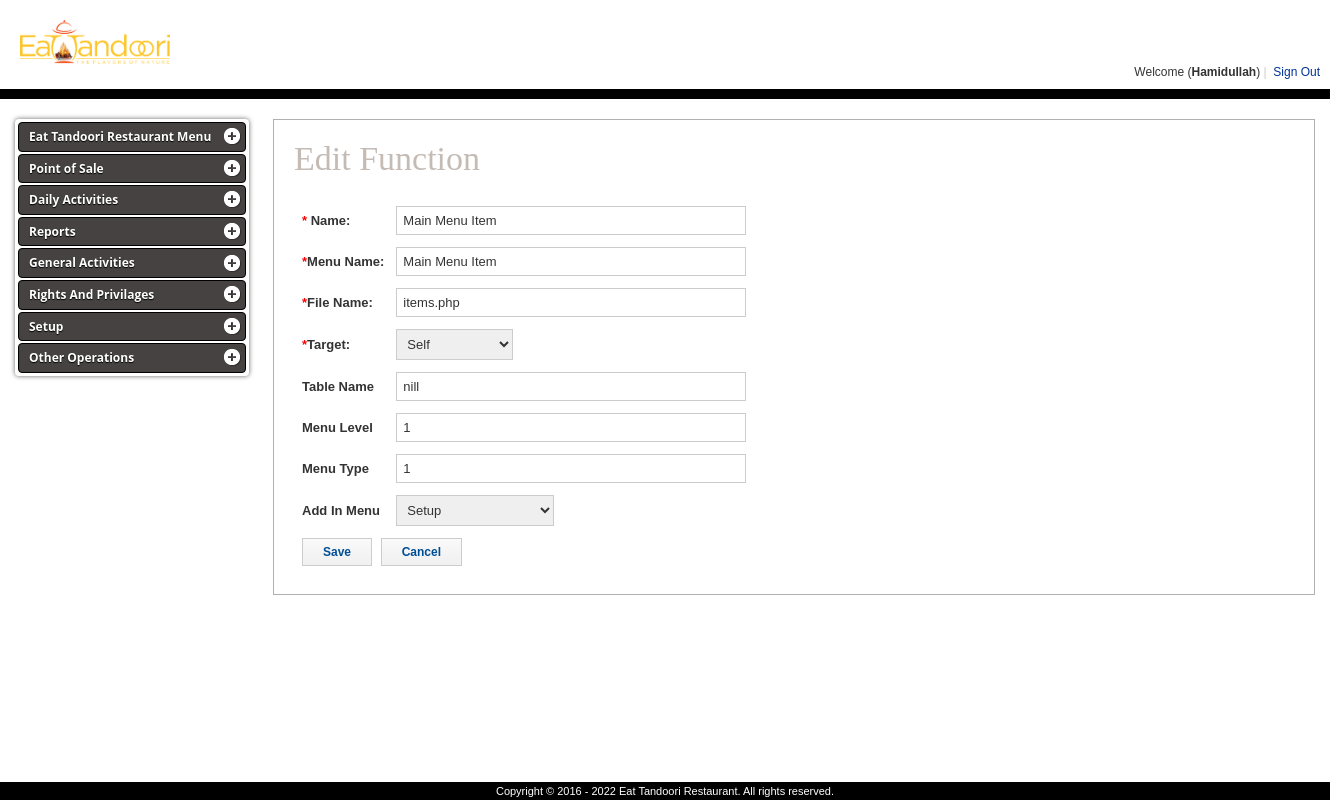
Page /edit_function.php?id=7 (signed in) on the committed database.
### tables this page shows
CREATE TABLE `res_functions` (
  `function_code` int(11) NOT NULL,
  `function_name` varchar(50) NOT NULL,
  `menu_name` varchar(50) NOT NULL,
  `file_name` varchar(50) NOT NULL,
  `target` varchar(20) NOT NULL,
  `table_name` varchar(50) DEFAULT NULL,
  `menu_level` int(11) NOT NULL DEFAULT '1',
  `menu_type` int(11) NOT NULL DEFAULT '1',
  `srno` int(11) NOT NULL,
  `menu_head` varchar(100) DEFAULT NULL
);

### edit_function.php (the view, shortened to what this page needs)
<?php
require_once('sessions/mysessionscript.php');
$functionCode = $_GET['id'];
$mgtQry = mysqli_query($cn, "select * from res_functions where function_code = '$functionCode'");
$mgtRow=mysqli_fetch_array($mgtQry);
$sqlMenu = "select distinct menu_head menuhead from res_functions";
$res = mysqli_query($cn, $sqlMenu) or die(mysqli_error($cn));
$arrData=array();
while($data= mysqli_fetch_assoc($res)) $arrData[] = $data['menuhead'];
?>
<!DOCTYPE html PUBLIC "-//W3C//DTD XHTML 1.0 Transitional//EN" "http://www.w3.org/TR/xhtml1/DTD/xhtml1-transitional.dtd">
<html xmlns="http://www.w3.org/1999/xhtml">
<head>
    <link href="css/styles.css" type="text/css" rel="stylesheet" />
    <link href="css/jquery-ui.css" type="text/css" rel="stylesheet" />
</head>
<body>
<?php include 'include/header.php' ?>
<div class="admin-greyBg">
    <div class="admin-wrapper">
        <div id="admin-leftNav" class="admin-fLeft">
            <?php include 'include/left_nav.php' ?>
        </div>
        <div id="admin-body" class="admin-fRight">
            <h1>Edit Function </h1>
            <form action="edit_function_confirm.php?id=<?php echo $_GET['id']; ?>" method="post" enctype="multipart/form-data" style="margin:0; padding:0;">
                <table border="0" cellspacing="4" cellpadding="4">
                    <tr>
                        <td><strong><span class="redColor">*</span> Name:</strong></td>
                        <td><input type="text" name="name" id="name" value="<?=$mgtRow['function_name'];?>" class="admin-inputBox" maxlength="50" size="40" onkeypress="return validateQty(event);"/></td>
                    </tr>
                    <tr>
                        <td><strong><span class="redColor">*</span>Menu Name:</strong></td>
                        <td>
                            <input type="text" name="menuname" id="menuname" value="<?=$mgtRow['menu_name'];?>" class="admin-inputBox" maxlength="50" size="40" onkeypress="return validateQty(event);"/>
                        </td>
                    </tr>
                    <tr>
                        <td><strong><span class="redColor">*</span>File Name:</strong></td>
                        <td>
                            <input type="text" name="filename" id="filename" value="<?=$mgtRow['file_name'];?>" class="admin-inputBox" maxlength="50" size="40" onkeypress="return validateQty(event);"/>
                        </td>
                    </tr>
                    <tr>
                        <td><strong><span class="redColor">*</span>Target:</strong></td>
                        <td>
                            <select name="target" id="target" class="admin-inputBox">
                                <option value="">Self</option>
                            </select>
                        </td>
                    </tr>
                    <tr>
                        <td><strong>Table Name</strong></td>
                        <td>
                            <input type="text" name="tablename" id="tablename" value="<?=$mgtRow['table_name'];?>" class="admin-inputBox" maxlength="50" size="40" onkeypress="return validateQty(event);"/>
                        </td>
                    </tr>
                    <tr>
                        <td><strong>Menu Level</strong></td>
                        <td>
                            <input type="text" readonly name="menulevel" value="<?=$mgtRow['menu_level'];?>" id="menulevel" class="admin-inputBox" maxlength="50" size="40" onkeypress="return validateQty(event);"/>
                        </td>
                    </tr>
                    <tr>
                        <td><strong>Menu Type</strong></td>
                        <td>
                            <input type="text" readonly name="menutype" id="menutype" value="<?=$mgtRow['menu_type'];?>" class="admin-inputBox" maxlength="50" size="40" onkeypress="return validateQty(event);"/>
                        </td>
                    </tr>
                    <tr>
                        <td><strong>Add In Menu</strong></td>
                        <td>
                            <select id="addin" class="admin-inputBox" name="addin">
                                <?php foreach($arrData as $data){
                                    if($mgtRow['menu_head']==$data)
                                        $selected = "selected=selected";
                                    else
                                        $selected = "";
                                    ?>
                                    <option value="<?=$data?>" <?=$selected?>><?=$data?></option>
                                <?php } ?>
                            </select>
                        </td>
                    </tr>
                    <tr>
                        <td colspan="2">
                            <input type="submit" id="submit" class="admin-button" value="Save" />
                            <input type="button" class="admin-button" value="Cancel" onclick="javascript:history.back(1);" />				</td>
                    </tr>
                </table>
            </form>
        </div>
        <br clear="all" />
    </div>
</div>
<?php include 'include/footer.php' ?>
</body>
</html>

### css/styles.css (style rules this page uses)
body { margin:0; padding:0; font-family:Tahoma, Verdana, Arial, Helvetica, sans-serif; font-size:13px; color:#333333; }
.admin-greyBg { background-color:#FFFFFF; padding-bottom:20px; padding-top:20px; }
.admin-wrapper { display:block; width:1300px; margin-left:auto; margin-right:auto; }
.admin-fLeft { float:left; }
.admin-fRight { float:right; }
#admin-body { display:block; background-color:#FFFFFF; border:1px solid #B0B0B0; margin-left:15px; width:1000px; padding:20px; }
#admin-body h1 { display:block; padding:0 0 20px 0; margin:0 0 0 0; font-size:34px; font-weight:normal; font-family:Georgia, "Times New Roman", Times, serif; color:#C5BBB5; }
.admin-inputBox { padding:6px; font-family:Tahoma, Verdana, Arial, Helvetica, sans-serif; font-size:13px; color:#333333; border:1px solid #CCCCCC; }
.admin-button { cursor:pointer; padding:6px 20px 6px 20px; font-family:Tahoma, Verdana, Arial, Helvetica, sans-serif; font-size:12px; color:#004E94; border:1px solid #CCCCCC; font-weight:bold; background-color:#FFFFFF; margin-right:5px; background-image:url(images/btn_bg.gif); background-repeat:repeat-x; }
.redColor { color:#FF0000; font-weight:bold; }

### rows in the picture
res_functions: name "Main Menu Item", menuname "Main Menu Item", filename "items.php", tablename "nill", menulevel "1", menutype "1"

### other values in the picture
$_SESSION['sname'] "Hamidullah"
$org_name "Eat Tandoori Restaurant"
$key "Point of Sale"
$key "Daily Activities"
$key "Reports"
$key "General Activities"
$key "Rights And Privilages"
$key "Setup"
form field addin "Setup"
